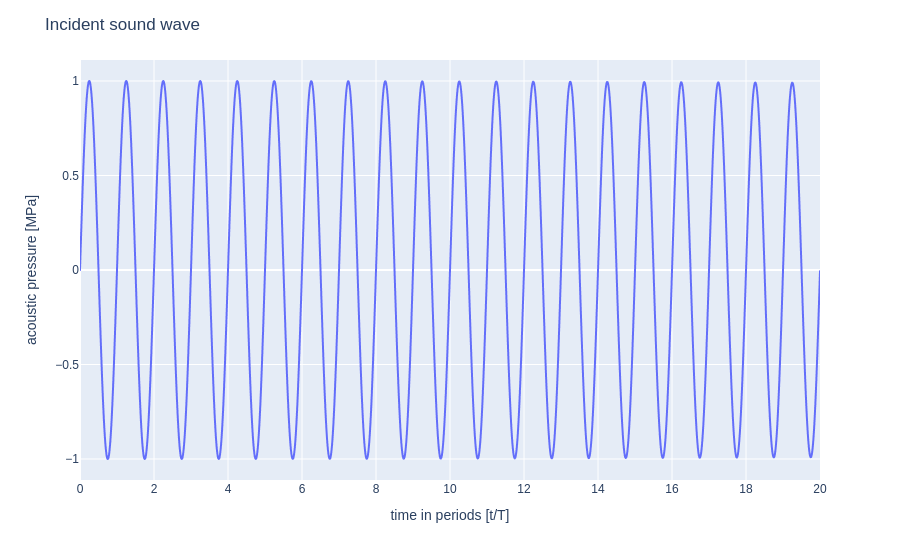

The notebook cell this image was saved under:
### Code cell
fig = px.line(
    x=BD_obj.time / period, y=BD_obj.npac_wave * BD_obj.medium_parameters["p0"] / 1e6
)
fig.update_layout(
    font_family="Arial",
    xaxis=dict(title="time in periods [t/T]"),
    yaxis=dict(title="acoustic pressure [MPa]"),
    title="Incident sound wave"
)
fig.show()

### Figure 1 — Plotly figure (JSON) as saved in the notebook; plotly's stock layout.template omitted (floating-point values rounded to 4 significant figures; data arrays with more than 128 entries replaced by an {"elided": "..."} marker saying what was removed)
{"data": [{"hovertemplate": "x=%{x}<br>y=%{y}<extra></extra>", "legendgroup": "", "line": {"color": "#636efa", "dash": "solid"}, "marker": {"symbol": "circle"}, "mode": "lines", "name": "", "showlegend": false, "type": "scattergl", "x": {"elided": "20000 float values"}, "xaxis": "x", "y": {"elided": "20000 float values"}, "yaxis": "y"}], "layout": {"font": {"family": "Arial"}, "legend": {"tracegroupgap": 0}, "margin": {"t": 60}, "title": {"text": "Incident sound wave"}, "xaxis": {"anchor": "y", "domain": [0, 1], "title": {"text": "time in periods [t/T]"}}, "yaxis": {"anchor": "x", "domain": [0, 1], "title": {"text": "acoustic pressure [MPa]"}}}}
